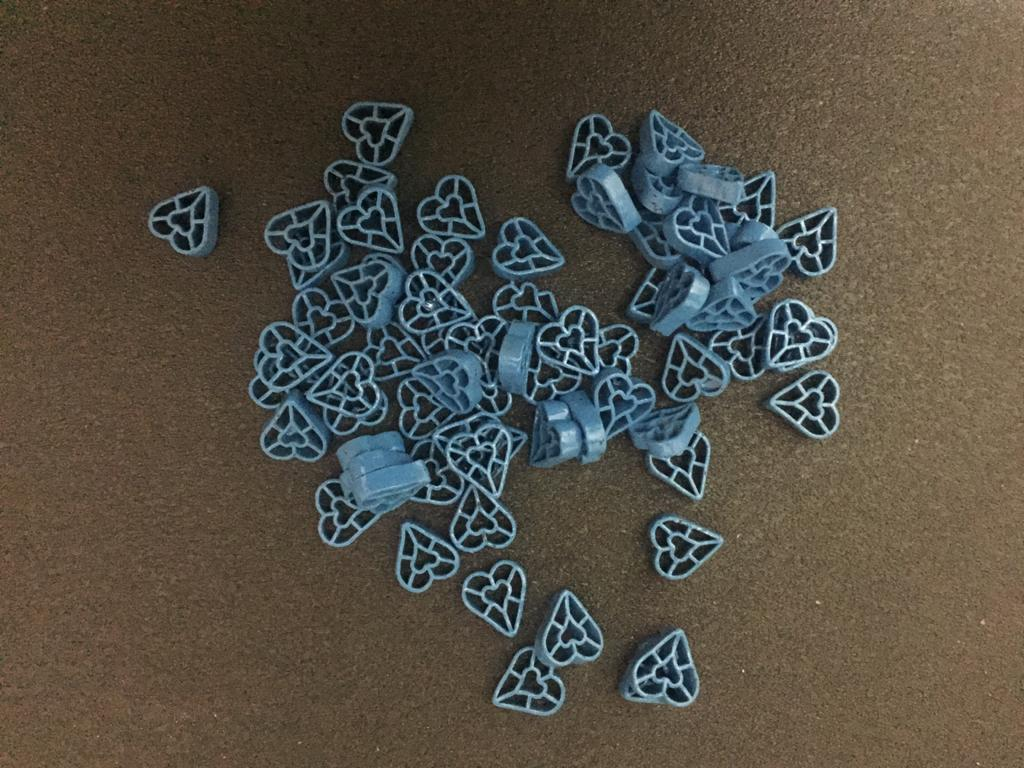
#> input picture All_Data/WhatsApp Image 2021-02-02 at 23.45.08 (1).jpeg, 1024 x 768 px
$ python -i functions.py   (imports and definitions only)
#> lines starting #> are read from the running program, lines starting #| are printed output that depends on the picture; after the words box and inside, x2 and y2 are one past the last pixel; in counts of white or black regions, pixels touching at a corner belong together

# coding: utf-8

# In[2]:


import pygame
import pygame.camera
from time import sleep
import matplotlib.pyplot as plt
import numpy as np
import skimage
from skimage import morphology
from skimage.measure import label, regionprops
import matplotlib.patches as mpatches


# In[3]:


# [1 line not run here, left out]
#print(pygame.camera.list_cameras()) #Camera detected or not
cam = pygame.camera.Camera("/dev/video2",(1920,1080))


# In[4]:


# [11 lines left out: function Grab_photo, not called in this run]


# In[13]:


def Image_parser(image):
    gray = skimage.color.rgb2gray(image)
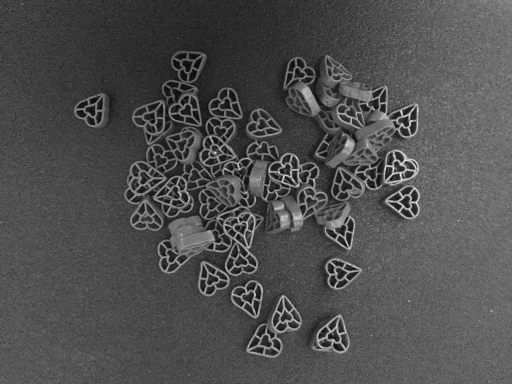
#> gray: shape (768, 1024) float64 (shown at 1/2 size); min 0.00814, max 0.986, mean 0.312
    imgBin = gray < skimage.filters.threshold_otsu(gray)
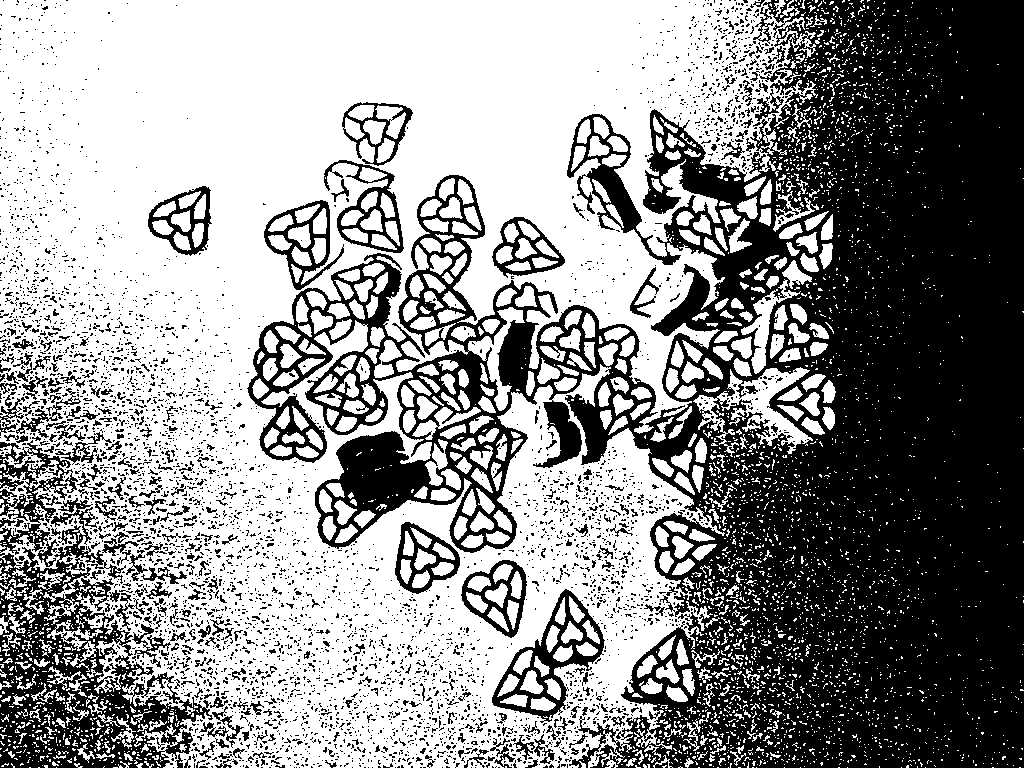
#> imgBin: shape (768, 1024) bool; 56.7% white; 4821 black regions (4496 under 20 px), largest, box (x1, y1, x2, y2) and area: (247, 0, 1024, 768) 267307, (0, 498, 213, 768) 21125, (492, 589, 605, 723) 3786
    imgBin = morphology.closing(imgBin, np.ones(shape=(20,20)))
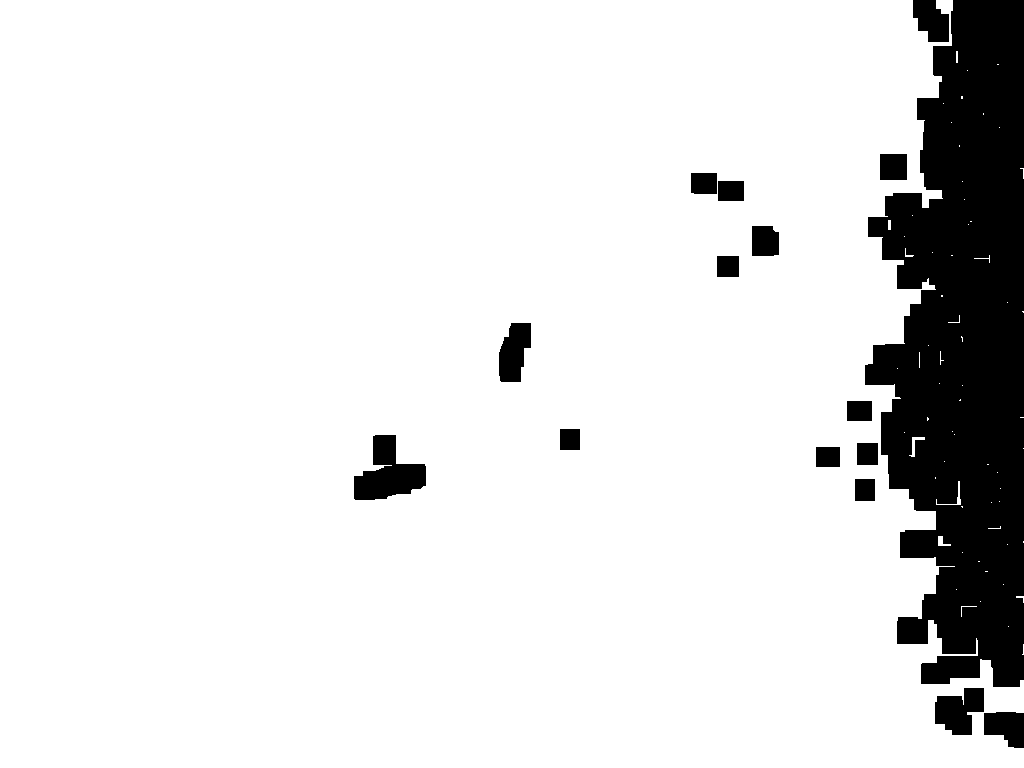
#> imgBin: shape (768, 1024) bool; 88.6% white; 16 black regions, largest, box (x1, y1, x2, y2) and area: (865, 0, 1024, 687) 76460, (354, 435, 426, 500) 2701, (935, 688, 984, 735) 1610
    boxes = BoxFounder(imgBin, image, Shower_Mode=False)
    image_list = CropImage(image, boxes)
    return image_list


# In[6]:


def BoxFounder(imgBin, rescaled_image, Shower_Mode=False):
#> called with Shower_Mode = False
    label_image = label(imgBin)
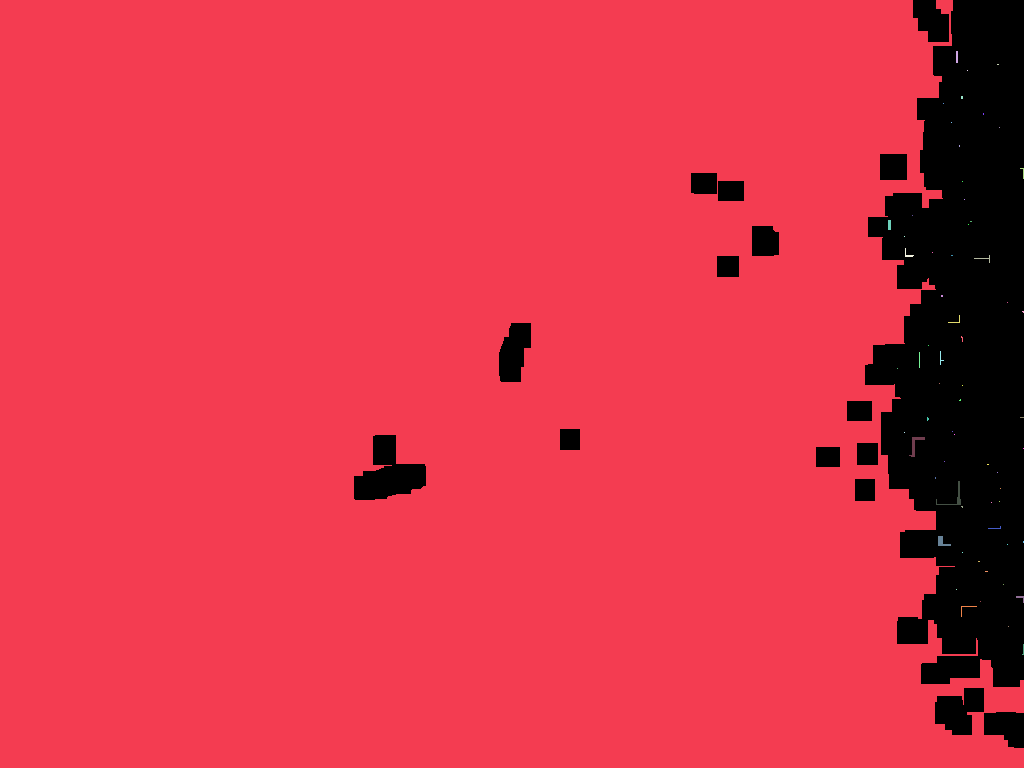
#> label_image: shape (768, 1024) int32; 65 distinct labels, from 0 to 64; one colour per label, 0 black
    labeled_image = skimage.color.label2rgb(label_image, image= rescaled_image)
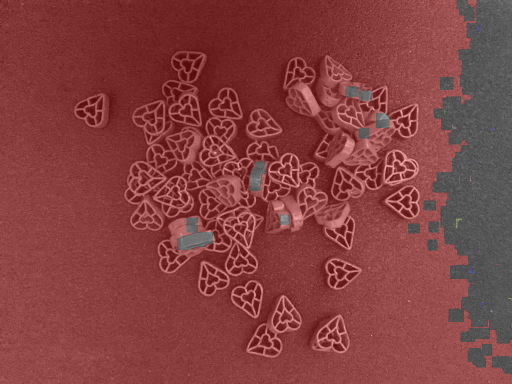
#> labeled_image: shape (768, 1024, 3) float64 (shown at 1/2 size); mean R, G, B 0.52, 0.254, 0.254
    if Shower_Mode:
        f, ax = plt.subplots(nrows=1, ncols=1)
    boxes = []
    for region in regionprops(label_image):
        if region.area > 50:
            minr, minc, maxr, maxc = region.bbox
            box = (minr, minc, maxr, maxc)
            boxes.append(box)
            if Shower_Mode:
                rect = mpatches.Rectangle((minc,minr), maxc-minc, maxr-minr, edgecolor="green", linewidth=2)
                ax.add_patch(rect)
#> this loop made 64 passes
#> (minr, minc, maxr, maxc) on passes 1, 40, 46, 52: (0, 0, 768, 1024), (437, 909, 457, 925), (481, 936, 505, 961), (536, 938, 546, 951)
#> after the loop, boxes = [(0, 0, 768, 1024), (437, 909, 457, 925), (481, 936, 505, 961), (536, 938, 546, 951)]

    if Shower_Mode:
        ax.imshow(rescaled_image, cmap="gray")

    return boxes


# In[7]:


def CropImage(rescaled_image, boxes):
    CroppedImages = []
    for box in boxes:
        minr, minc, maxr, maxc = box
        cropped_image = rescaled_image[minr:maxr+10,minc-10:maxc+10,:]
        CroppedImages.append(cropped_image)
#> this loop made 4 passes
#> pass 2, in CropImage, `cropped_image = rescaled_image[minr:maxr+10,minc-10:maxc+10,:]`:
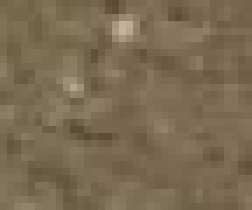
#> cropped_image: shape (30, 36, 3) (shown 7 times larger); mean R, G, B 123.5, 106.4, 81.8
#> pass 3, in CropImage, `cropped_image = rescaled_image[minr:maxr+10,minc-10:maxc+10,:]`:
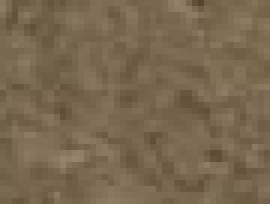
#> cropped_image: shape (34, 45, 3) (shown 6 times larger); mean R, G, B 121, 103.5, 79.1
#> after the loop, CroppedImages = 4 items

    #for i,image in enumerate(CroppedImages):
    #    skimage.io.imsave("data/RGB/o_{}.jpg".format(i), image)

    #print(len(CroppedImages))
    return CroppedImages


# In[24]:


# [8 lines left out: function Grab_and_parse, not called in this run]

>>> import cv2
>>> picture = cv2.cvtColor(cv2.imread('All_Data/WhatsApp Image 2021-02-02 at 23.45.08 (1).jpeg'), cv2.COLOR_BGR2RGB)
>>> result = Image_parser(picture)
#> result = 4 items

$ run again, on All_Data/WhatsApp Image 2021-02-02 at 23.45.08 (10).jpeg
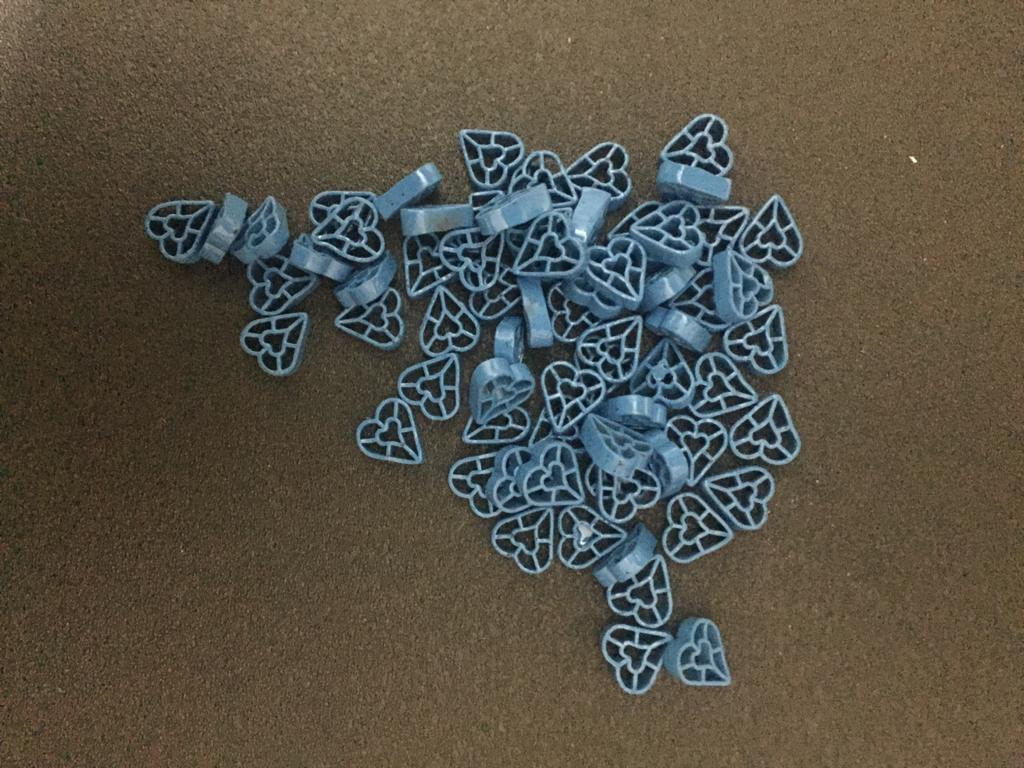
#> input picture All_Data/WhatsApp Image 2021-02-02 at 23.45.08 (10).jpeg, 1024 x 768 px
#> in Image_parser, `imgBin = gray < skimage.filters.threshold_otsu(gray)`:
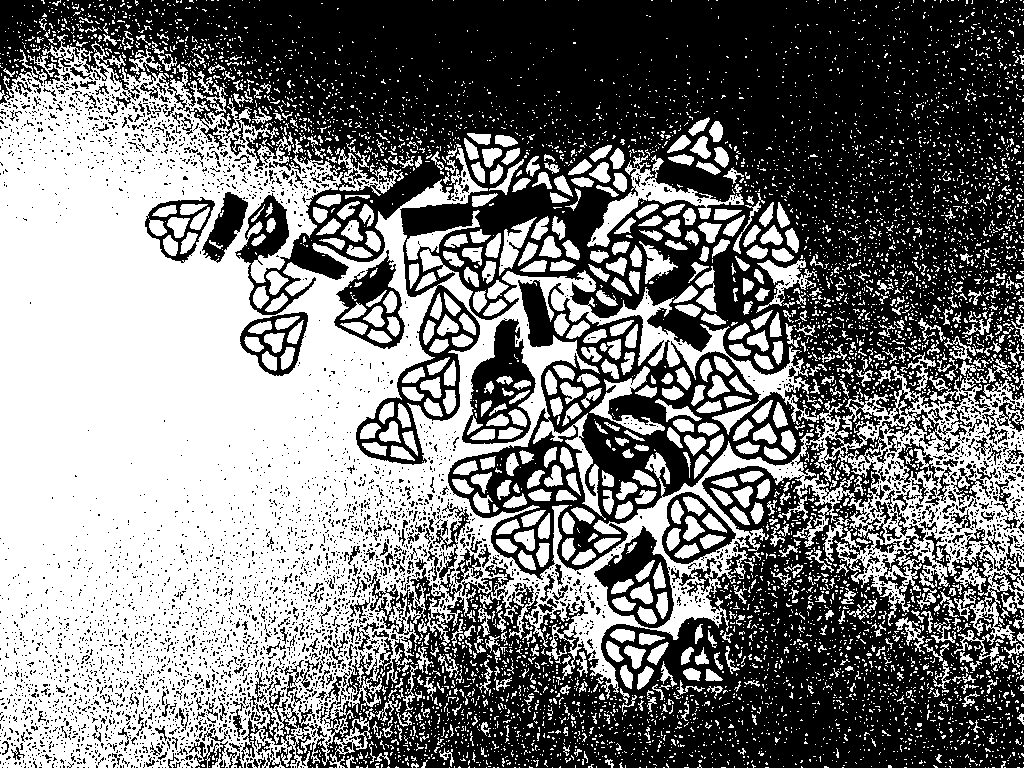
#> imgBin: shape (768, 1024) bool; 48.2% white; 6037 white regions (5367 under 20 px), largest, box (x1, y1, x2, y2) and area: (0, 34, 1024, 768) 276322, (587, 155, 744, 247) 2744, (589, 366, 665, 435) 1291
#> label_image: shape (768, 1024) int32; 30 distinct labels, from 0 to 29
#> the loop in BoxFounder, `for region in regionprops(label_image):` made 29 passes
#> (minr, minc, maxr, maxc) on passes 1, 2, 9, 23, 24: (0, 0, 768, 1024), (0, 321, 10, 339), (0, 708, 9, 718), (51, 471, 61, 512), (58, 399, 72, 413)
#> after the loop in BoxFounder, `for region in regionprops(label_image):`: boxes = [(0, 0, 768, 1024), (0, 321, 10, 339), (0, 708, 9, 718), (51, 471, 61, 512), (58, 399, 72, 413)]
#> the loop in CropImage, `for box in boxes:` made 5 passes
#> pass 2, in CropImage, `cropped_image = rescaled_image[minr:maxr+10,minc-10:maxc+10,:]`:
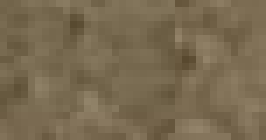
#> cropped_image: shape (20, 38, 3) (shown 7 times larger); mean R, G, B 121.2, 106.2, 80.4
#> after the loop in CropImage, `for box in boxes:`: CroppedImages = 5 items

$ run again, on All_Data/WhatsApp Image 2021-02-02 at 23.45.08 (11).jpeg
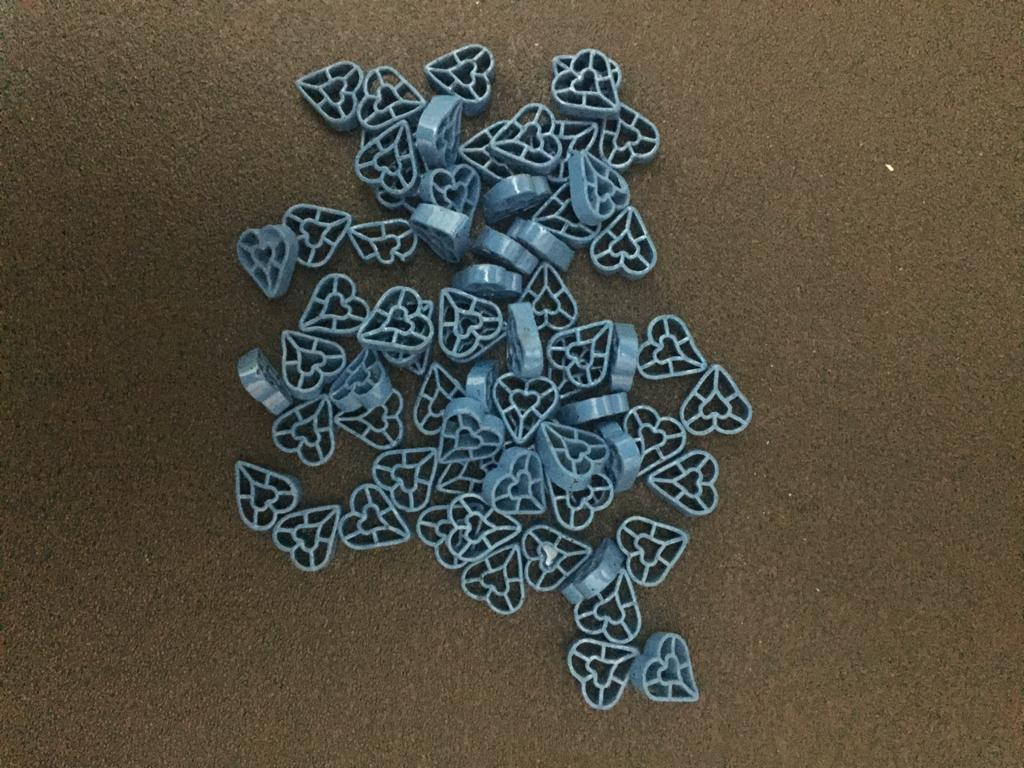
#> input picture All_Data/WhatsApp Image 2021-02-02 at 23.45.08 (11).jpeg, 1024 x 768 px
#> in Image_parser, `imgBin = gray < skimage.filters.threshold_otsu(gray)`:
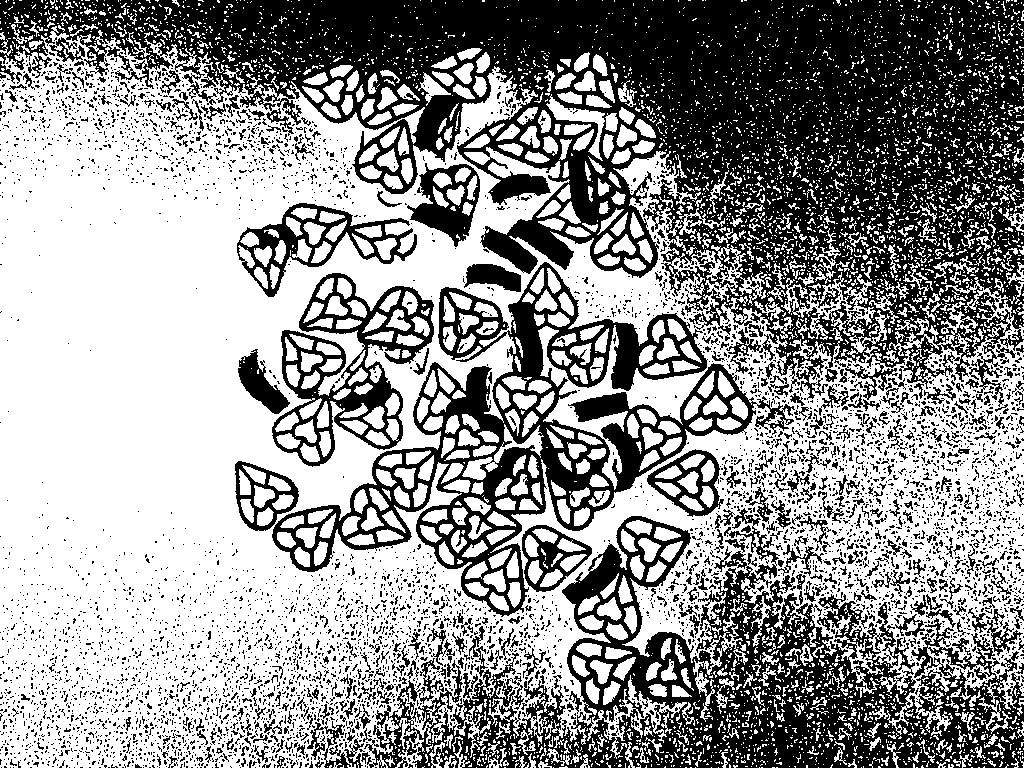
#> imgBin: shape (768, 1024) bool; 58.1% white; 5848 black regions (5424 under 20 px), largest, box (x1, y1, x2, y2) and area: (0, 0, 1024, 407) 168208, (363, 508, 1024, 768) 57905, (272, 262, 795, 617) 36603
#> label_image: shape (768, 1024) int32; 5 distinct labels, from 0 to 4
#> in BoxFounder, `labeled_image = skimage.color.label2rgb(label_image, image= rescaled_i..`:
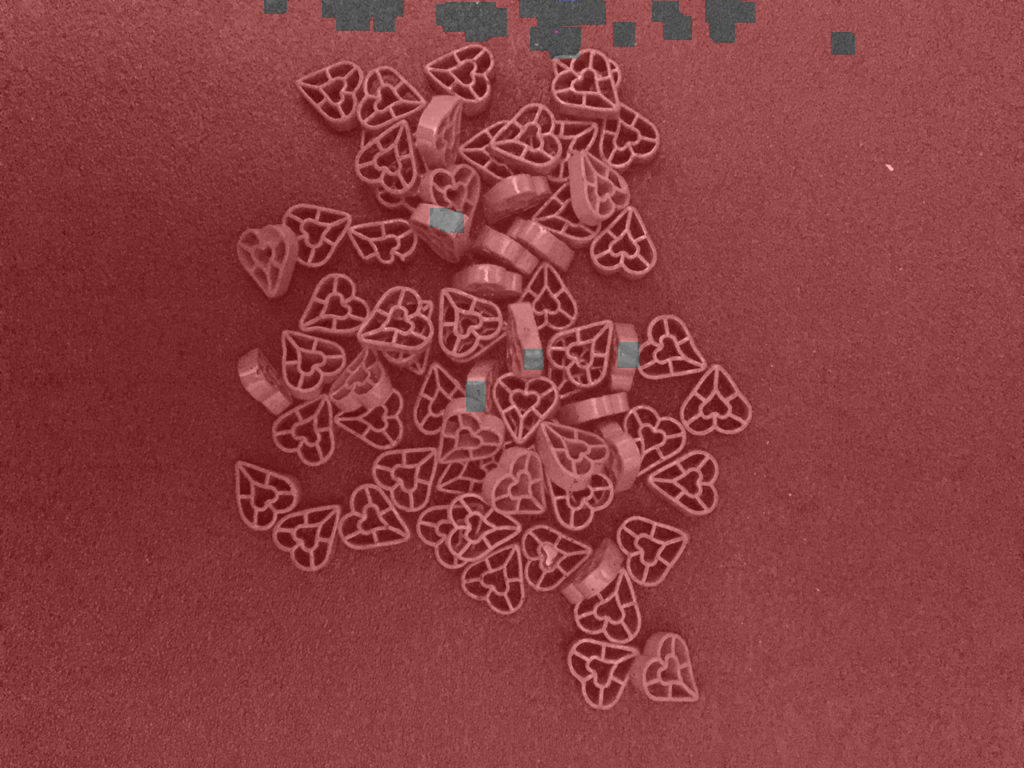
#> labeled_image: shape (768, 1024, 3) float64; mean R, G, B 0.544, 0.25, 0.25
#> the loop in BoxFounder, `for region in regionprops(label_image):` made 4 passes
#> (minr, minc, maxr, maxc) on pass 1: (0, 0, 768, 1024)
#> after the loop in BoxFounder, `for region in regionprops(label_image):`: boxes = [(0, 0, 768, 1024)]
#> the loop in CropImage, `for box in boxes:` made 1 pass
#> after the loop in CropImage, `for box in boxes:`: CroppedImages = 1 item
